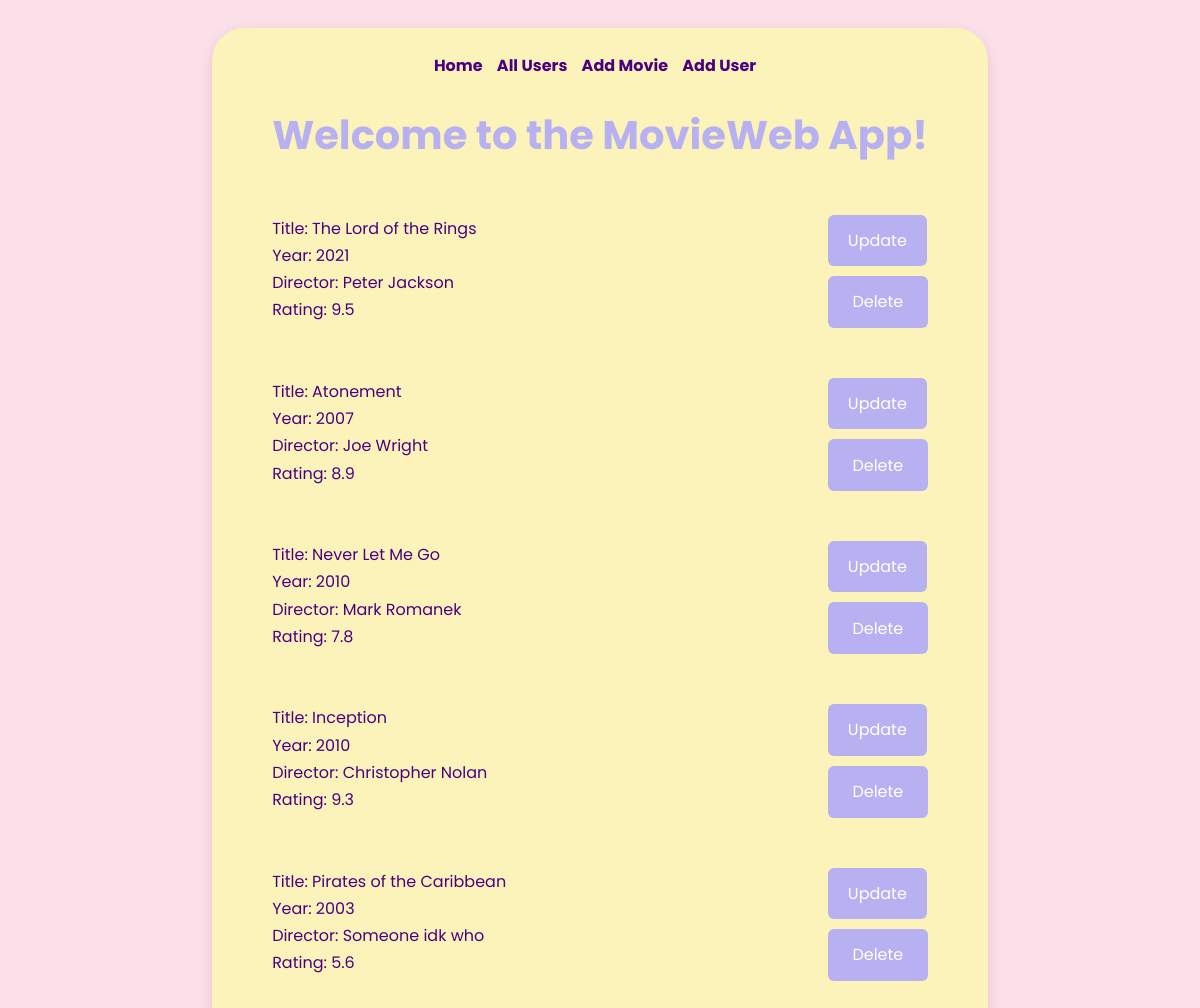
Before: / with the older database file.
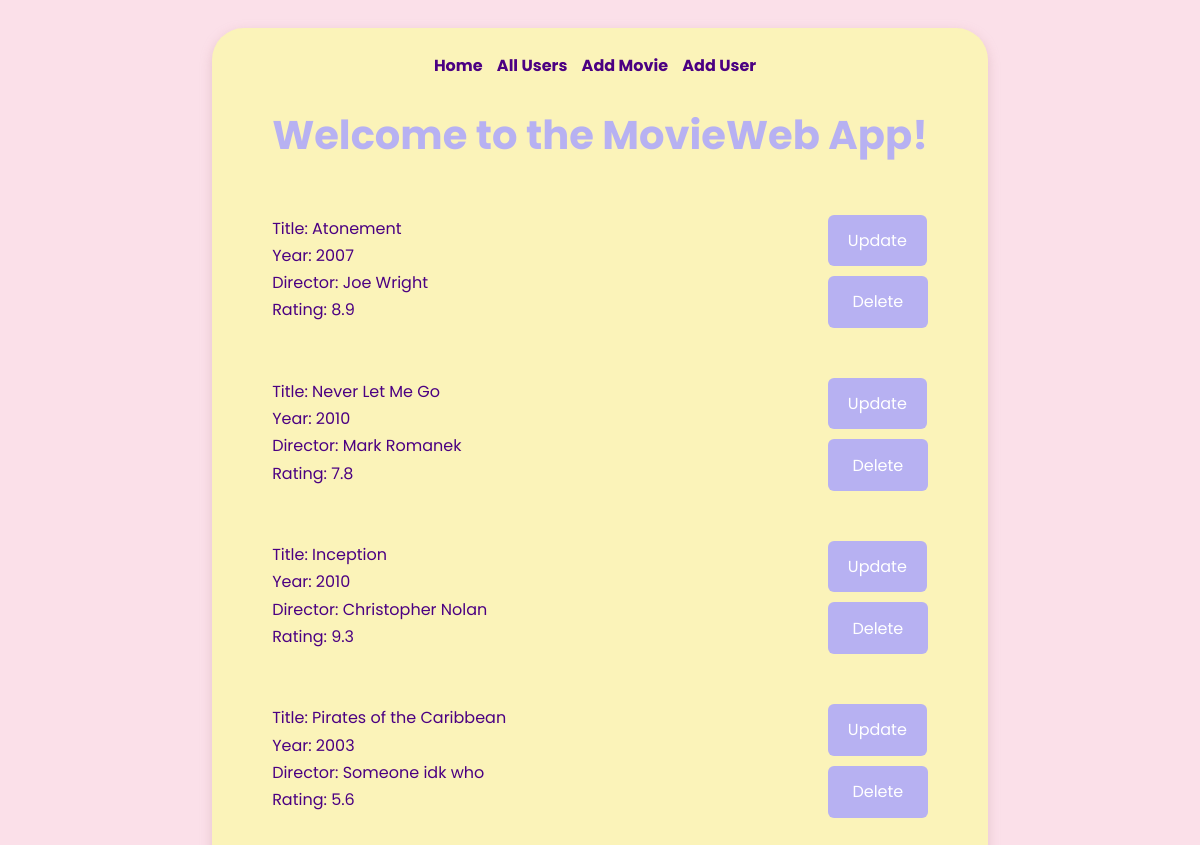
After: the same page with the newer database file.
### datamanager/data_models.py (models this page shows, shortened)
class Movie(db.Model):
    __tablename__ = "movies"
    id = Column(Integer, primary_key=True, autoincrement=True)
    name = Column(String)
    director = Column(String)
    year = Column(Integer)
    rating = Column (Float)

### app.py (the view)
@app.route('/')
def home():
    movies = data_manager.get_all_movies()
    return render_template('index.html', movies=movies)

### datamanager/sqlite_data_manager.py (called while the page is built)
    def get_all_movies(self):
        movies = self.models.Movie.query.all()
        return movies

### templates/index.html (shortened to what this page needs)
<!DOCTYPE html>
<html lang="en">
<head>
    <link rel="stylesheet" href="/static/styles.css">
</head>
<body>
<main>
    <nav>
        <a class="nav_element" href="/">Home</a>
        <a class="nav_element" href="/users">All Users</a>
        <a class="nav_element" href="/add_movie">Add Movie</a>
        <a class="nav_element" href="/add_user">Add User</a>
    </nav>
    <h1>Welcome to the MovieWeb App!</h1>
    <div>
        <ul>
            {% for movie in movies %}
            <li>
                <div>
                    Title: {{ movie.name }} <br>
                    Year: {{ movie.year }} <br>
                    Director: {{ movie.director }} <br>
                    Rating: {{ movie.rating }} <br>
                </div>
                <div id="update-delete">
                    <a href="/update_movie?movie_id_select={{ movie.id }}" id="update-button">Update</a>
                    <form method="POST"
                          action="{{ url_for('delete_movie', movie_id=movie.id) }}">
                        <button id="delete_button_id" type="submit">Delete</button>
                    </form>
                </div>
            </li>
            {% endfor %}
        </ul>
    </div>
</main>
</body>
</html>

### static/styles.css (style rules this page uses)
body { background-color: #FBE0E9; font-family: 'Poppins', sans-serif; color: #4B0082; display: flex; justify-content: center; }
main { background-color: #FBF3B9; border-radius: 2rem; padding: 25px 60px; margin: 20px; box-shadow: 0 4px 12px rgba(200, 150, 160, 0.4); }
nav { text-align: center; margin-bottom: 10px; }
.nav_element { text-decoration: none; font-weight: bold; color: #4B0082; margin: 0 10px 0 0; }
h1 { font-family: 'Poppins', sans-serif; font-weight: bold; font-size: 2.5em; color: #B7B1F2; text-align: center; margin-bottom: 50px; }
ul { padding: 0; list-style-type: none; }
li { margin-bottom: 20px; color: #4B0082; line-height: 1.7; }
form { margin-top: 10px; text-align: center; }
#update-button, form button { text-decoration: none; display: inline-block; padding: 12px 20px; background-color: #B7B1F2; color: white; border: none; border-radius: 6px; cursor: pointer; font-size: 1em; font-family: 'Poppins', sans-serif; }
li { display: flex; justify-content: space-between; margin-bottom: 50px; }
#delete_button_id { width: 100px; height: 52px; }

Changed rows visible on the page:
removed Movie: name "The Lord of the Rings", year "2021", director "Peter Jackson", rating "9.5"
